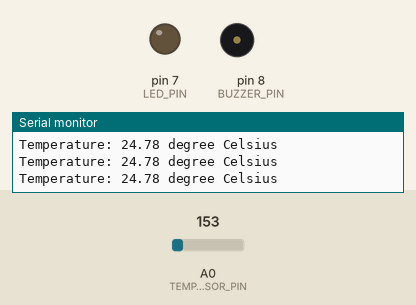
Recording of a sketch running on a simulated Arduino Uno, built with avr-gcc and run on an emulated ATmega328P. Shown: output pins drawn as LEDs (lit = HIGH), buzzer (waves = sounding), the last lines printed to the serial monitor. The inputs (shaded band) are chosen by the test bench; at power-on: A0 (TEMP_SENSOR_PIN) = 153.

Above: at 1.2 s.
1.3 s: A0 (TEMP_SENSOR_PIN) set to 178
At 2.5 s:
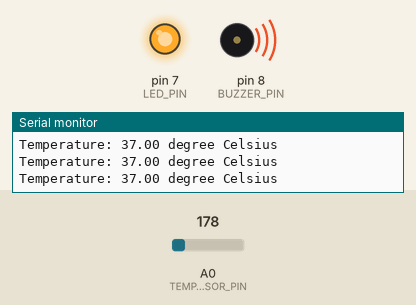
2.8 s: A0 (TEMP_SENSOR_PIN) set to 133
At 3.02 s:
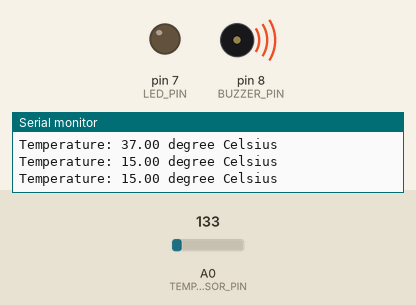
4.7 s: A0 (TEMP_SENSOR_PIN) set to 165
At 6.1 s:
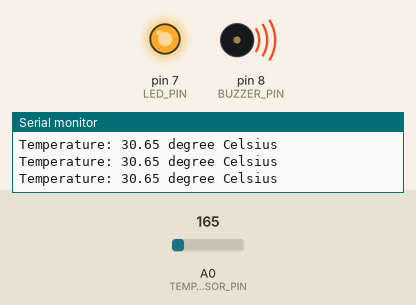
Timing chart, 0 to 7.7 s (numbered marks = the images above; inputs shaded):
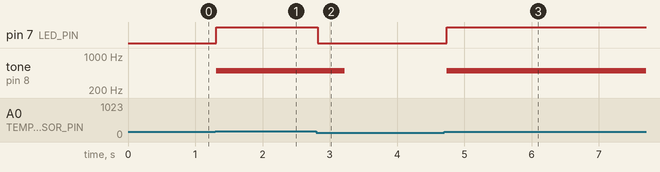

The sketch:

Code.ino
```cpp
const int TEMP_SENSOR_PIN = A0;
const int LED_PIN = 7;
const int BUZZER_PIN = 8;

const int TEMP_LIMIT = 30;

void setup() {
  Serial.begin(9600);
  pinMode(LED_PIN, OUTPUT);
  pinMode(BUZZER_PIN, OUTPUT);
}

void loop() {
  const int tempSensorPinValue = analogRead(TEMP_SENSOR_PIN);
  const float tempSensorValue = (((tempSensorPinValue / 1023.0) * 5) - 0.5) * 100;

  Serial.print("Temperature: ");
  Serial.print(tempSensorValue);
  Serial.println(" degree Celsius");


  if (tempSensorValue > TEMP_LIMIT) {
    digitalWrite(LED_PIN, HIGH);
    tone(BUZZER_PIN, 500, 500);
  } else {
    digitalWrite(LED_PIN, LOW);
  }

  delay(100);
}
```

Measured:
- the behaviour switches between 163 and 164 on A0 (TEMP_SENSOR_PIN) (found by bisection; images 0 and 1)
- after the input at 1.3 s, pin 7 (LED_PIN): LOW → HIGH at once; tone on pin 8 (BUZZER_PIN): silent → 500 Hz at once
- after the input at 2.8 s, pin 7 (LED_PIN): HIGH → LOW at once; tone on pin 8 (BUZZER_PIN): 500 Hz → silent after 0.42 s
- after the input at 4.7 s, pin 7 (LED_PIN): LOW → HIGH at once; tone on pin 8 (BUZZER_PIN): silent → 500 Hz at once
